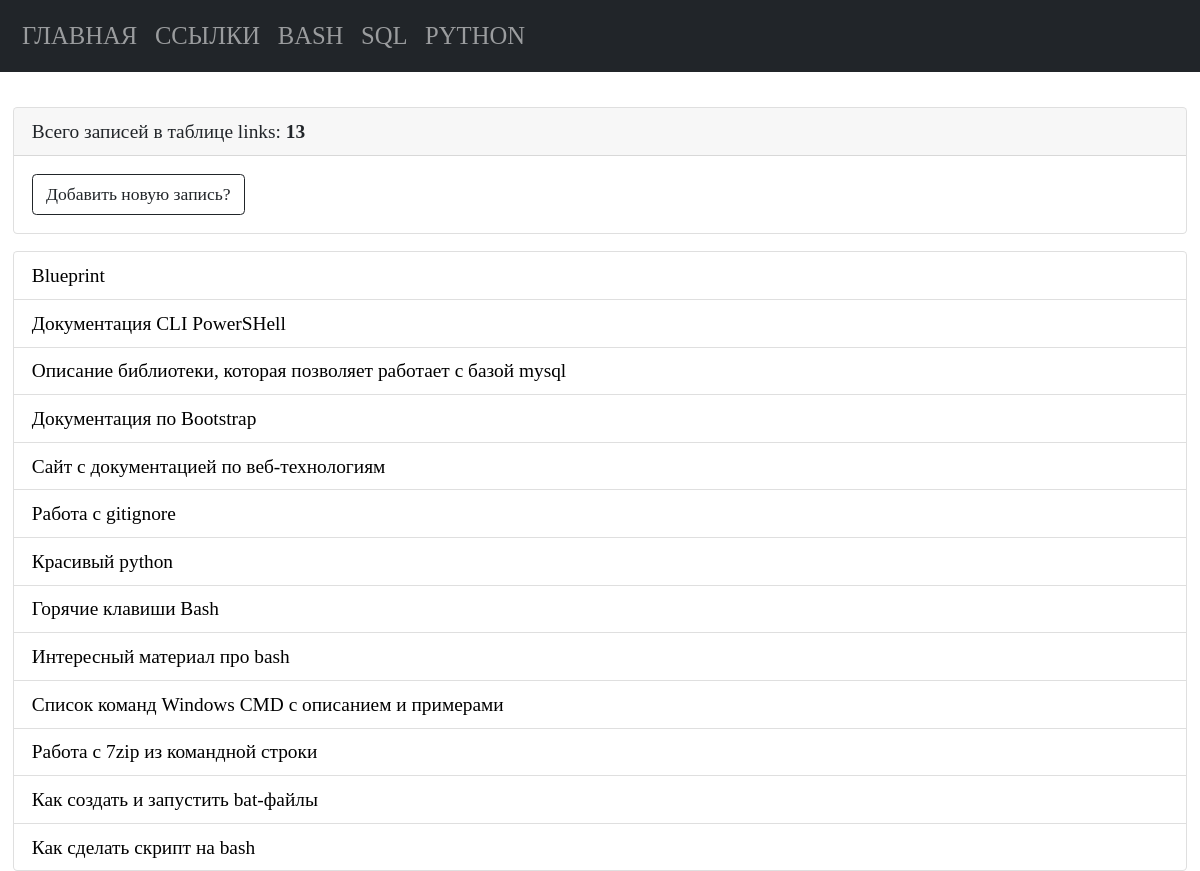
Screenshot of /links with the database file from the repository.
### tables this page shows
CREATE TABLE "links"
(
    links_id      INTEGER
        primary key autoincrement,
    links_name    TEXT not null,
    links_command TEXT not null
, links_description TEXT);

### app.py (the view)
@app.route("/links")
def links_list_commands():
    conn = connect.get_db_connection()
    cur = conn.cursor()
    links_list_count = cur.execute("SELECT COUNT(*) FROM links")
    links_list_count_print = links_list_count.fetchone()
    links_list_count_print_int = int(links_list_count_print[0])
    links_list = conn.execute("SELECT * FROM links ORDER BY 1 DESC").fetchall()
    conn.close()
    return render_template("links/links_list_commands.html",
                           links_list=links_list,
                           links_list_count_print_int=links_list_count_print_int,
                           )

### modules/connect.py (called while the page is built)
def get_db_connection():
    db_path = os.path.join(BASE_DIR, '../database.db')
    conn = sqlite3.connect(db_path)
    conn.row_factory = sqlite3.Row
    return conn

### templates/links/links_list_commands.html
{% extends "base.html" %} {% block title %}Ссылки{% endblock %} {% block content %}
<div class="card mb-3">
   <div class="card-header">
      Всего записей в таблице links: <b>{{ links_list_count_print_int }}</b>
   </div>
   <div class="card-body">
      <p class="card-text">
         <a href="{{ url_for('add_links_command') }}" class="btn btn-outline-dark">Добавить новую запись?</a>
      </p>
   </div>
</div>
<ul class="list-group">
   {% for links_list in links_list %}
   <li class="list-group-item">
      <a href="{{ url_for('get_post_links_command', links_id=links_list['links_id']) }}">{{ links_list['links_name']
         }}</a>
   </li>
   {% endfor %}
</ul>
{% endblock %}

### static/styles.css (style rules this page uses)
* { font-family: consolas; font-size: 1.1rem; }
a { color: black; text-decoration: none; }

### rows the page displays
links: links_name "Blueprint"
links: links_name "Документация CLI PowerSHell"
links: links_name "Описание библиотеки, которая позволяет работает с базой mysql"
links: links_name "Документация по Bootstrap"
links: links_name "Сайт с документацией по веб-технологиям"
links: links_name "Работа с gitignore"
links: links_name "Красивый python"
links: links_name "Горячие клавиши Bash"
links: links_name "Интересный материал про bash"
links: links_name "Список команд Windows CMD с описанием и примерами"
links: links_name "Работа с 7zip из командной строки"
links: links_name "Как создать и запустить bat-файлы"
links: links_name "Как сделать скрипт на bash"

### other values shown
{{ links_list_count_print_int }} "13"
